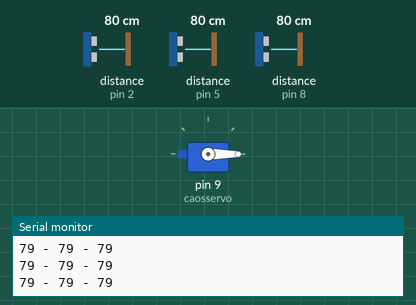
Simulated run of this sketch. Board: Arduino Uno, built with avr-gcc and run on an emulated ATmega328P. Parts: servo, the last lines printed to the serial monitor. Wiring (inferred from the names in the program): 3 × ultrasonic range finder: trigger pin 3, echo pin 2 / trigger pin 4, echo pin 5 / trigger pin 7, echo pin 8. The test bench sets the inputs (shaded band); at power-on: distance to the obstacle (sensors on pin 5, pin 2, pin 8) 80 cm. The echo pulse lasts 58.3 µs per cm.

Above: at 3.2 s.
3.3 s: distance to the obstacle (sensor on pin 5) set to 7 cm
4.8 s: distance to the obstacle (sensor on pin 5) set to 4 cm
At 6.0 s:
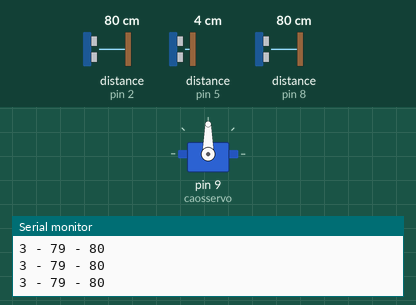
9.3 s: distance to the obstacle (sensor on pin 2) set to 2 cm
At 10.5 s:
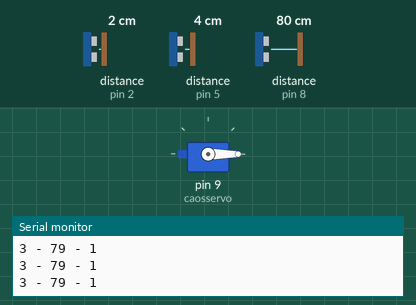
10.8 s: distance to the obstacle (sensor on pin 2) set to 4 cm
12.3 s: distance to the obstacle (sensor on pin 2) set to 7 cm
At 12.8 s:
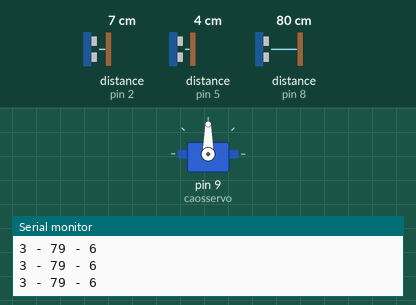
Timing chart, 0 to 15.3 s (numbered marks = the images above; inputs shaded):
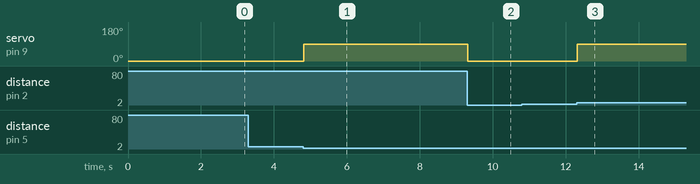

The sketch:

multi_ultrasonic_sensor.ino
```cpp
#include  <Servo.h>
Servo caosservo;

#define trigPin1 3
#define echoPin1 2
#define trigPin2 4
#define echoPin2 5
#define trigPin3 7
#define echoPin3 8
long duration, distance, RightSensor,BackSensor,FrontSensor,LeftSensor;

void setup() {
  // put your setup code here, to run once:
  Serial.begin (9600);
  pinMode(trigPin1, OUTPUT);
  pinMode(echoPin1, INPUT);
  pinMode(trigPin2, OUTPUT);
  pinMode(echoPin2, INPUT);
  pinMode(trigPin3, OUTPUT);
  pinMode(echoPin3, INPUT);
  caosservo.attach(9);
  caosservo.write(0);
  delay(2000);
}

void loop() {
  // put your main code here, to run repeatedly:
SonarSensor(trigPin1, echoPin1);
RightSensor = distance;
SonarSensor(trigPin2, echoPin2);
LeftSensor = distance;
SonarSensor(trigPin3, echoPin3);
FrontSensor = distance;

Serial.print(LeftSensor);
Serial.print(" - ");
Serial.print(FrontSensor);
Serial.print(" - ");
Serial.println(RightSensor);

if(LeftSensor < 5){
  caosservo.write(90);
  }
if(RightSensor < 5){
  caosservo.write(0);
  }
}

void SonarSensor(int trigPin,int echoPin)
{
digitalWrite(trigPin, LOW);
delayMicroseconds(2);
digitalWrite(trigPin, HIGH);
delayMicroseconds(10);
digitalWrite(trigPin, LOW);
duration = pulseIn(echoPin, HIGH);
distance = (duration/2) / 29.1;

}
```

Measured:
- the behaviour switches between 6 and 5 cm on distance to the obstacle (sensor on pin 5) (found by bisection; images 0 and 1)
- the behaviour switches between 5 and 6 cm on distance to the obstacle (sensor on pin 2) (found by bisection; images 2 and 3)
- after the input at 4.8 s, servo on pin 9 (caosservo): 0° → 90° at once
- after the input at 9.3 s, servo on pin 9 (caosservo): 90° → 0° at once
- after the input at 12.3 s, servo on pin 9 (caosservo): 0° → 90° at once
